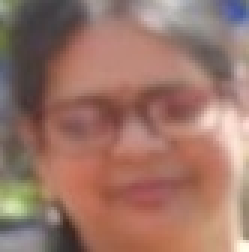
//> input picture test.JPG, 83 x 84 px (shown 3 times larger)
$ ./main   (built with g++ and OpenCV 4)
//> lines starting //> are read from the running program, lines starting //| are printed output that depends on the picture; after the words box and inside, x2 and y2 are one past the last pixel; in counts of white or black regions, pixels touching at a corner belong together
#include <opencv2/opencv.hpp>
#include <iostream>

using namespace cv;
using namespace std;

int main() {
    // Loading blurred face image;
    Mat img = imread("test.JPG");
//> img is the input picture: 84 rows x 83 cols, CV_8UC3; mean B, G, R 104.3, 116.6, 155.2
    if (img.empty()) {
        cerr << "Error: Could not load image!" << endl;
        return -1;
    }

    // Resize for display;
    int newWidth = 400;
    int newHeight = (img.rows * newWidth) / img.cols;
//> newHeight = 404
    Mat imgResized;
    resize(img, imgResized, Size(newWidth, newHeight));

    // -------------------------
    // Step 1: Edge Detection (Laplacian);
    // -------------------------
    Mat gray, edges;
    cvtColor(imgResized, gray, COLOR_BGR2GRAY);
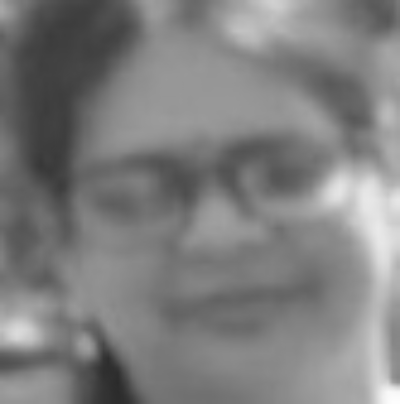
//> gray: 404 rows x 400 cols, CV_8UC1; min 42, max 253, mean 126.6
    Laplacian(gray, edges, CV_16S, 3);
    convertScaleAbs(edges, edges);
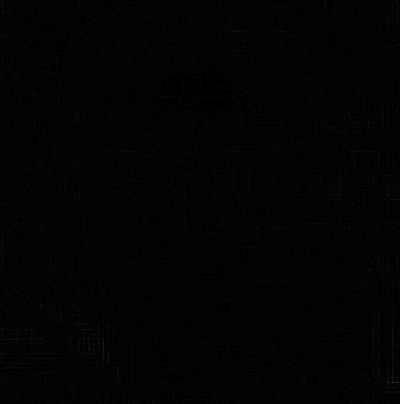
//> edges: 404 rows x 400 cols, CV_8UC1; min 0, max 46, mean 2.6

    // Create a mask where edges are strong;
    Mat edgeMask;
    threshold(edges, edgeMask, 30, 255, THRESH_BINARY);
//> edgeMask: 404 rows x 400 cols, CV_8UC1; 0.01% white in thin lines or dots, all inside (x1, y1, x2, y2) = (103, 343, 400, 383)

    // -------------------------
    // Step 2: Multi-pass Unsharp Masking on edges;
    // -------------------------
    Mat enhanced = imgResized.clone();
    for(int i = 0; i < 5; i++) {
        Mat blurred;
        GaussianBlur(enhanced, blurred, Size(0,0), 3);
        Mat sharpened;
        addWeighted(enhanced, 1.5, blurred, -0.5, 0, sharpened);
        // Apply only on edges;
        sharpened.copyTo(enhanced, edgeMask);
    }
//> enhanced: 404 rows x 400 cols, CV_8UC3; mean B, G, R 104.2, 116.5, 155.1

    // -------------------------
    // Step 3: CLAHE (Contrast Enhancement);
    // -------------------------
    Mat lab;
    cvtColor(enhanced, lab, COLOR_BGR2Lab);
//> lab: 404 rows x 400 cols, CV_8UC3; mean of channels 0, 1, 2 133.8, 141.7, 141
    vector<Mat> lab_planes(3);
    split(lab, lab_planes);
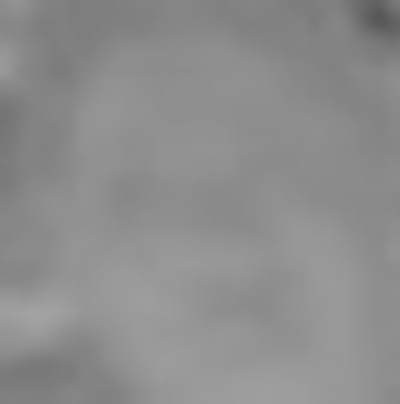
//> lab_planes[2]: 404 rows x 400 cols, CV_8UC1; min 87, max 163, mean 141

    Ptr<CLAHE> clahe = createCLAHE();
    clahe->setClipLimit(2.0);
    clahe->apply(lab_planes[0], lab_planes[0]);
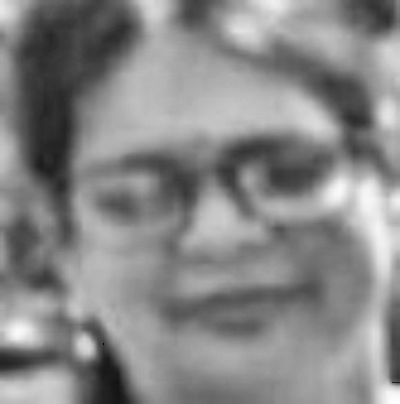
//> lab_planes[0]: 404 rows x 400 cols, CV_8UC1; min 3, max 255, mean 135.1

    merge(lab_planes, lab);
//> lab: 404 rows x 400 cols, CV_8UC3; mean of channels 0, 1, 2 135.1, 141.7, 141
    Mat finalImg;
    cvtColor(lab, finalImg, COLOR_Lab2BGR);
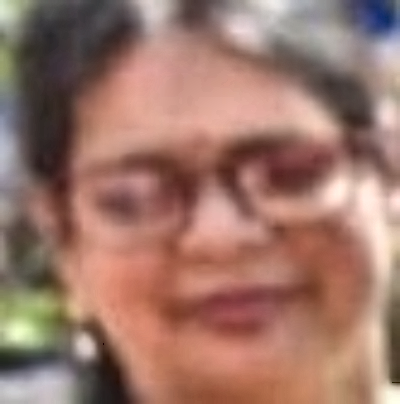
//> finalImg: 404 rows x 400 cols, CV_8UC3; mean B, G, R 106.1, 118.5, 157.1

    // -------------------------
    // Show results side by side;
    // -------------------------
    Mat combined(imgResized.rows, imgResized.cols*2, imgResized.type());
    imgResized.copyTo(combined(Rect(0,0,imgResized.cols,imgResized.rows)));
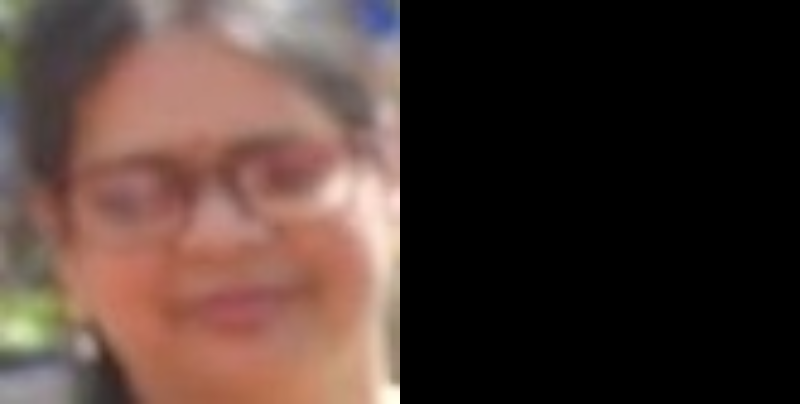
//> combined: 404 rows x 800 cols, CV_8UC3; mean B, G, R 52.1, 58.2, 77.5
    finalImg.copyTo(combined(Rect(imgResized.cols,0,finalImg.cols,finalImg.rows)));
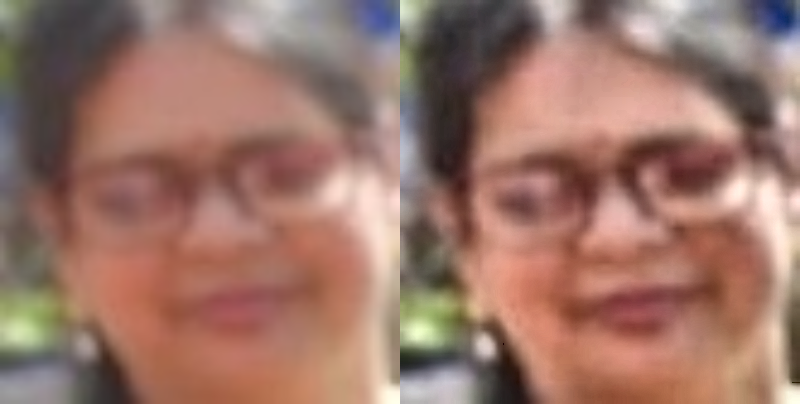
//> combined: 404 rows x 800 cols, CV_8UC3; mean B, G, R 105.2, 117.5, 156.1

    imshow("Original (Left) | Enhanced (Right)", combined);
    imwrite("face_edge_enhanced.jpg", finalImg);
    imwrite("face_comparison_edge.jpg", combined);

    waitKey(0);
    return 0;
}

$ run again, with face_comparison.jpg copied over test.JPG
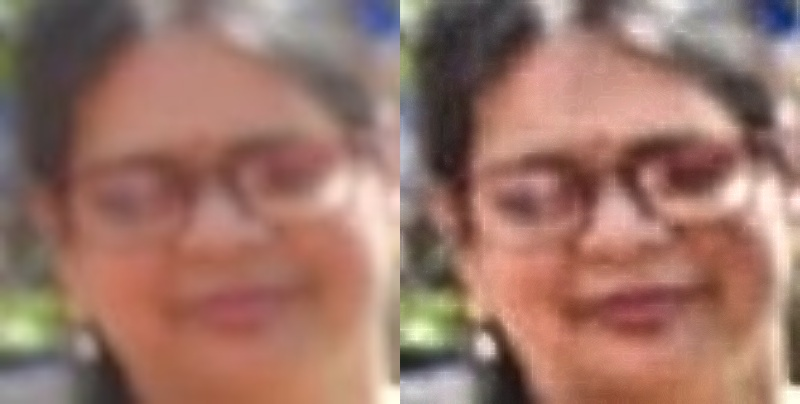
//> input picture face_comparison.jpg, 800 x 404 px
//> img is the input picture: 404 rows x 800 cols, CV_8UC3; mean B, G, R 105.4, 117.7, 156.2
//> `threshold(edges, edgeMask, 30, 255, THRESH_BINARY);`:
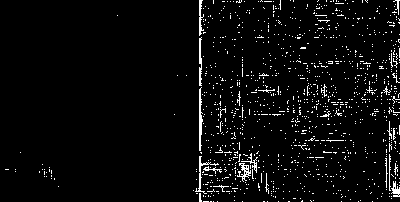
//> edgeMask: 202 rows x 400 cols, CV_8UC1; 4.2% white in thin lines or dots
//> `finalImg.copyTo(combined(Rect(imgResized.cols,0,finalImg.cols,finalImg..`:
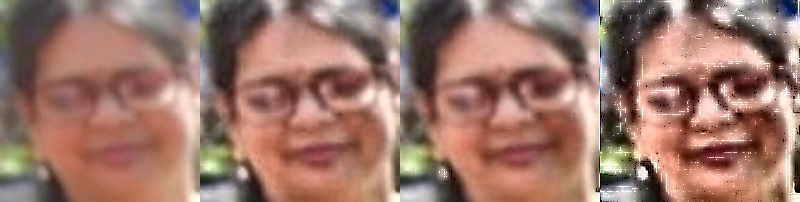
//> combined: 202 rows x 800 cols, CV_8UC3; mean B, G, R 106.3, 118.5, 156.5

$ run again, with face_enhanced.jpg copied over test.JPG
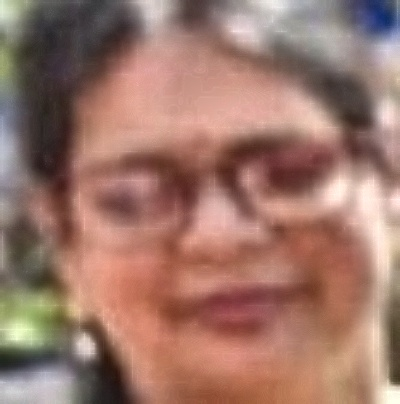
//> input picture face_enhanced.jpg, 400 x 404 px
//> img is the input picture: 404 rows x 400 cols, CV_8UC3; mean B, G, R 106.6, 118.9, 157.4
//> `threshold(edges, edgeMask, 30, 255, THRESH_BINARY);`:
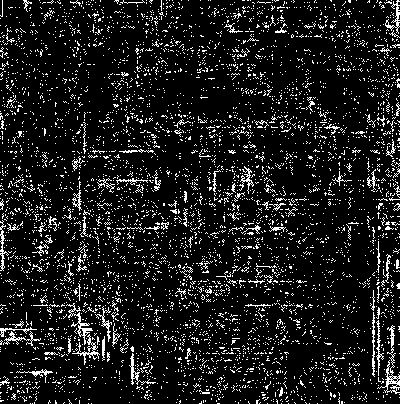
//> edgeMask: 404 rows x 400 cols, CV_8UC1; 10.8% white in thin lines or dots
//> `finalImg.copyTo(combined(Rect(imgResized.cols,0,finalImg.cols,finalImg..`:
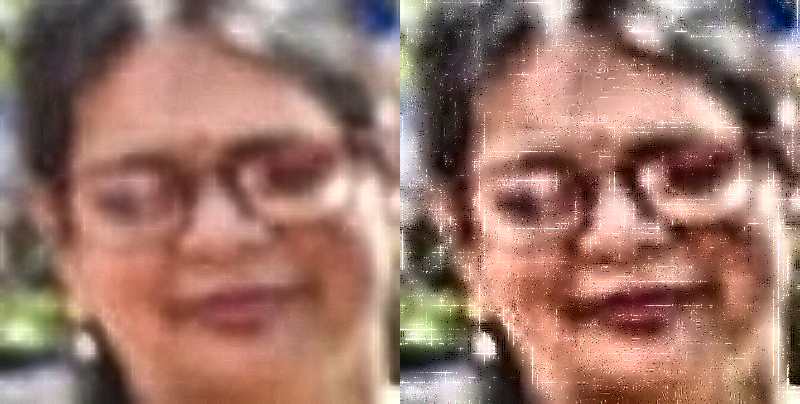
//> combined: 404 rows x 800 cols, CV_8UC3; mean B, G, R 106.4, 118.6, 156.4
